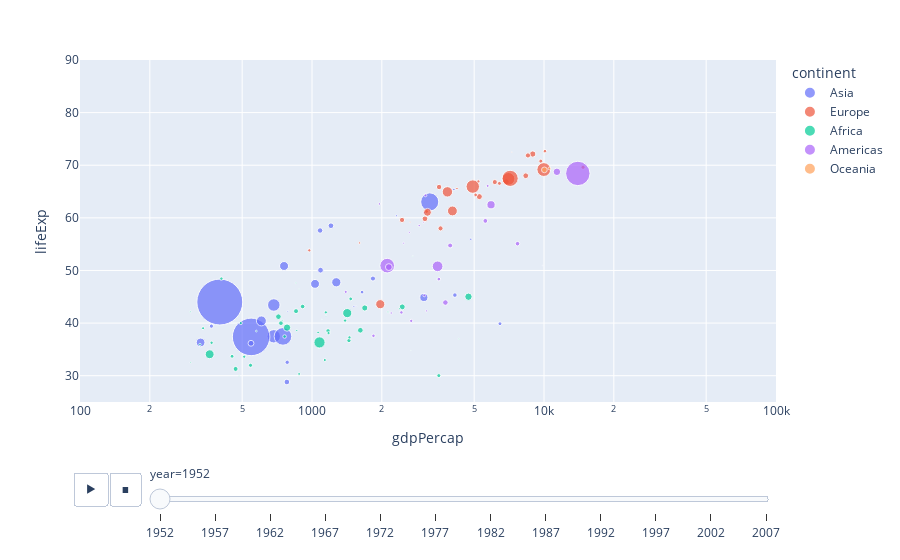

Notebook source saved alongside this figure:
### Code cell
#Contruindo um gráfico animado mostrando evolução de algumas métricas no tempo
px.scatter(df0, x="gdpPercap", y="lifeExp", animation_frame="year", animation_group="country",
           size="pop", color="continent", hover_name="country",
           log_x=True, size_max=50, range_x=[100,100000], range_y=[25,90])

### Figure 1 — Plotly figure (JSON) as saved in the notebook; plotly's stock layout.template omitted (floating-point values rounded to 4 significant figures)
{"data": [{"hovertemplate": "<b>%{hovertext}</b><br><br>continent=Asia<br>year=1952<br>gdpPercap=%{x}<br>lifeExp=%{y}<br>pop=%{marker.size}<extra></extra>", "hovertext": ["Afghanistan", "Bahrain", "Bangladesh", "Cambodia", "China", "Hong Kong, China", "India", "Indonesia", "Iran", "Iraq", "Israel", "Japan", "Jordan", "Korea, Dem. Rep.", "Korea, Rep.", "Kuwait", "Lebanon", "Malaysia", "Mongolia", "Myanmar", "Nepal", "Oman", "Pakistan", "Philippines", "Saudi Arabia", "Singapore", "Sri Lanka", "Syria", "Taiwan", "Thailand", "Vietnam", "West Bank and Gaza", "Yemen, Rep."], "ids": ["Afghanistan", "Bahrain", "Bangladesh", "Cambodia", "China", "Hong Kong, China", "India", "Indonesia", "Iran", "Iraq", "Israel", "Japan", "Jordan", "Korea, Dem. Rep.", "Korea, Rep.", "Kuwait", "Lebanon", "Malaysia", "Mongolia", "Myanmar", "Nepal", "Oman", "Pakistan", "Philippines", "Saudi Arabia", "Singapore", "Sri Lanka", "Syria", "Taiwan", "Thailand", "Vietnam", "West Bank and Gaza", "Yemen, Rep."], "legendgroup": "Asia", "marker": {"color": "#636efa", "size": [8425333, 120447, 46886859, 4693836, 556263527, 2125900, 372000000, 82052000, 17272000, 5441766, 1620914, 86459025, 607914, 8865488, 20947571, 160000, 1439529, 6748378, 800663, 20092996, 9182536, 507833, 41346560, 22438691, 4005677, 1127000, 7982342, 3661549, 8550362, 21289402, 26246839, 1030585, 4963829], "sizemode": "area", "sizeref": 527500.0, "symbol": "circle"}, "mode": "markers", "name": "Asia", "orientation": "v", "showlegend": true, "type": "scatter", "x": [779.4, 9867.0, 684.2, 368.5, 400.4, 3054.0, 546.6, 749.7, 3035.0, 4130.0, 4087.0, 3217.0, 1547.0, 1088.0, 1031.0, 108400.0, 4835.0, 1831.0, 786.6, 331, 545.9, 1828.0, 684.6, 1273.0, 6460.0, 2315.0, 1084.0, 1643.0, 1207.0, 757.8, 605.1, 1516.0, 781.7], "xaxis": "x", "y": [28.8, 50.94, 37.48, 39.42, 44, 60.96, 37.37, 37.47, 44.87, 45.32, 65.39, 63.03, 43.16, 50.06, 47.45, 55.56, 55.93, 48.46, 42.24, 36.32, 36.16, 37.58, 43.44, 47.75, 39.88, 60.4, 57.59, 45.88, 58.5, 50.85, 40.41, 43.16, 32.55], "yaxis": "y"}, {"hovertemplate": "<b>%{hovertext}</b><br><br>continent=Europe<br>year=1952<br>gdpPercap=%{x}<br>lifeExp=%{y}<br>pop=%{marker.size}<extra></extra>", "hovertext": ["Albania", "Austria", "Belgium", "Bosnia and Herzegovina", "Bulgaria", "Croatia", "Czech Republic", "Denmark", "Finland", "France", "Germany", "Greece", "Hungary", "Iceland", "Ireland", "Italy", "Montenegro", "Netherlands", "Norway", "Poland", "Portugal", "Romania", "Serbia", "Slovak Republic", "Slovenia", "Spain", "Sweden", "Switzerland", "Turkey", "United Kingdom"], "ids": ["Albania", "Austria", "Belgium", "Bosnia and Herzegovina", "Bulgaria", "Croatia", "Czech Republic", "Denmark", "Finland", "France", "Germany", "Greece", "Hungary", "Iceland", "Ireland", "Italy", "Montenegro", "Netherlands", "Norway", "Poland", "Portugal", "Romania", "Serbia", "Slovak Republic", "Slovenia", "Spain", "Sweden", "Switzerland", "Turkey", "United Kingdom"], "legendgroup": "Europe", "marker": {"color": "#EF553B", "size": [1282697, 6927772, 8730405, 2791000, 7274900, 3882229, 9125183, 4334000, 4090500, 42459667, 69145952, 7733250, 9504000, 147962, 2952156, 47666000, 413834, 10381988, 3327728, 25730551, 8526050, 16630000, 6860147, 3558137, 1489518, 28549870, 7124673, 4815000, 22235677, 50430000], "sizemode": "area", "sizeref": 527500.0, "symbol": "circle"}, "mode": "markers", "name": "Europe", "orientation": "v", "showlegend": true, "type": "scatter", "x": [1601.0, 6137.0, 8343.0, 973.5, 2444.0, 3119.0, 6876.0, 9692.0, 6425.0, 7030.0, 7144.0, 3531.0, 5264.0, 7268.0, 5210.0, 4931.0, 2648.0, 8942.0, 10100.0, 4029.0, 3068.0, 3145.0, 3581.0, 5075.0, 4215.0, 3834.0, 8528.0, 14730.0, 1969.0, 9980.0], "xaxis": "x", "y": [55.23, 66.8, 68, 53.82, 59.6, 61.21, 66.87, 70.78, 66.55, 67.41, 67.5, 65.86, 64.03, 72.49, 66.91, 65.94, 59.16, 72.13, 72.67, 61.31, 59.82, 61.05, 58.0, 64.36, 65.57, 64.94, 71.86, 69.62, 43.59, 69.18], "yaxis": "y"}, {"hovertemplate": "<b>%{hovertext}</b><br><br>continent=Africa<br>year=1952<br>gdpPercap=%{x}<br>lifeExp=%{y}<br>pop=%{marker.size}<extra></extra>", "hovertext": ["Algeria", "Angola", "Benin", "Botswana", "Burkina Faso", "Burundi", "Cameroon", "Central African Republic", "Chad", "Comoros", "Congo, Dem. Rep.", "Congo, Rep.", "Cote d'Ivoire", "Djibouti", "Egypt", "Equatorial Guinea", "Eritrea", "Ethiopia", "Gabon", "Gambia", "Ghana", "Guinea", "Guinea-Bissau", "Kenya", "Lesotho", "Liberia", "Libya", "Madagascar", "Malawi", "Mali", "Mauritania", "Mauritius", "Morocco", "Mozambique", "Namibia", "Niger", "Nigeria", "Reunion", "Rwanda", "Sao Tome and Principe", "Senegal", "Sierra Leone", "Somalia", "South Africa", "Sudan", "Swaziland", "Tanzania", "Togo", "Tunisia", "Uganda", "Zambia", "Zimbabwe"], "ids": ["Algeria", "Angola", "Benin", "Botswana", "Burkina Faso", "Burundi", "Cameroon", "Central African Republic", "Chad", "Comoros", "Congo, Dem. Rep.", "Congo, Rep.", "Cote d'Ivoire", "Djibouti", "Egypt", "Equatorial Guinea", "Eritrea", "Ethiopia", "Gabon", "Gambia", "Ghana", "Guinea", "Guinea-Bissau", "Kenya", "Lesotho", "Liberia", "Libya", "Madagascar", "Malawi", "Mali", "Mauritania", "Mauritius", "Morocco", "Mozambique", "Namibia", "Niger", "Nigeria", "Reunion", "Rwanda", "Sao Tome and Principe", "Senegal", "Sierra Leone", "Somalia", "South Africa", "Sudan", "Swaziland", "Tanzania", "Togo", "Tunisia", "Uganda", "Zambia", "Zimbabwe"], "legendgroup": "Africa", "marker": {"color": "#00cc96", "size": [9279525, 4232095, 1738315, 442308, 4469979, 2445618, 5009067, 1291695, 2682462, 153936, 14100005, 854885, 2977019, 63149, 22223309, 216964, 1438760, 20860941, 420702, 284320, 5581001, 2664249, 580653, 6464046, 748747, 863308, 1019729, 4762912, 2917802, 3838168, 1022556, 516556, 9939217, 6446316, 485831, 3379468, 33119096, 257700, 2534927, 60011, 2755589, 2143249, 2526994, 14264935, 8504667, 290243, 8322925, 1219113, 3647735, 5824797, 2672000, 3080907], "sizemode": "area", "sizeref": 527500.0, "symbol": "circle"}, "mode": "markers", "name": "Africa", "orientation": "v", "showlegend": true, "type": "scatter", "x": [2449.0, 3521.0, 1063.0, 851.2, 543.3, 339.3, 1173.0, 1071.0, 1179.0, 1103.0, 780.5, 2126.0, 1389.0, 2670.0, 1419.0, 375.6, 328.9, 362.1, 4293.0, 485.2, 911.3, 510.2, 299.9, 853.5, 298.8, 575.6, 2388.0, 1443.0, 369.2, 452.3, 743.1, 1968.0, 1688.0, 468.5, 2424.0, 761.9, 1077.0, 2719.0, 493.3, 879.6, 1450.0, 879.8, 1136.0, 4725.0, 1616.0, 1148.0, 716.7, 859.8, 1468.0, 734.8, 1147.0, 406.9], "xaxis": "x", "y": [43.08, 30.02, 38.22, 47.62, 31.98, 39.03, 38.52, 35.46, 38.09, 40.72, 39.14, 42.11, 40.48, 34.81, 41.89, 34.48, 35.93, 34.08, 37.0, 30, 43.15, 33.61, 32.5, 42.27, 42.14, 38.48, 42.72, 36.68, 36.26, 33.69, 40.54, 50.99, 42.87, 31.29, 41.73, 37.44, 36.32, 52.72, 40, 46.47, 37.28, 30.33, 32.98, 45.01, 38.63, 41.41, 41.22, 38.6, 44.6, 39.98, 42.04, 48.45], "yaxis": "y"}, {"hovertemplate": "<b>%{hovertext}</b><br><br>continent=Americas<br>year=1952<br>gdpPercap=%{x}<br>lifeExp=%{y}<br>pop=%{marker.size}<extra></extra>", "hovertext": ["Argentina", "Bolivia", "Brazil", "Canada", "Chile", "Colombia", "Costa Rica", "Cuba", "Dominican Republic", "Ecuador", "El Salvador", "Guatemala", "Haiti", "Honduras", "Jamaica", "Mexico", "Nicaragua", "Panama", "Paraguay", "Peru", "Puerto Rico", "Trinidad and Tobago", "United States", "Uruguay", "Venezuela"], "ids": ["Argentina", "Bolivia", "Brazil", "Canada", "Chile", "Colombia", "Costa Rica", "Cuba", "Dominican Republic", "Ecuador", "El Salvador", "Guatemala", "Haiti", "Honduras", "Jamaica", "Mexico", "Nicaragua", "Panama", "Paraguay", "Peru", "Puerto Rico", "Trinidad and Tobago", "United States", "Uruguay", "Venezuela"], "legendgroup": "Americas", "marker": {"color": "#ab63fa", "size": [17876956, 2883315, 56602560, 14785584, 6377619, 12350771, 926317, 6007797, 2491346, 3548753, 2042865, 3146381, 3201488, 1517453, 1426095, 30144317, 1165790, 940080, 1555876, 8025700, 2227000, 662850, 157553000, 2252965, 5439568], "sizemode": "area", "sizeref": 527500.0, "symbol": "circle"}, "mode": "markers", "name": "Americas", "orientation": "v", "showlegend": true, "type": "scatter", "x": [5911.0, 2677.0, 2109.0, 11370.0, 3940.0, 2144.0, 2627.0, 5587.0, 1398.0, 3522.0, 3048.0, 2428.0, 1840.0, 2195.0, 2899.0, 3478.0, 3112.0, 2480.0, 1952.0, 3759.0, 3082.0, 3023.0, 13990.0, 5717.0, 7690.0], "xaxis": "x", "y": [62.48, 40.41, 50.92, 68.75, 54.74, 50.64, 57.21, 59.42, 45.93, 48.36, 45.26, 42.02, 37.58, 41.91, 58.53, 50.79, 42.31, 55.19, 62.65, 43.9, 64.28, 59.1, 68.44, 66.07, 55.09], "yaxis": "y"}, {"hovertemplate": "<b>%{hovertext}</b><br><br>continent=Oceania<br>year=1952<br>gdpPercap=%{x}<br>lifeExp=%{y}<br>pop=%{marker.size}<extra></extra>", "hovertext": ["Australia", "New Zealand"], "ids": ["Australia", "New Zealand"], "legendgroup": "Oceania", "marker": {"color": "#FFA15A", "size": [8691212, 1994794], "sizemode": "area", "sizeref": 527500.0, "symbol": "circle"}, "mode": "markers", "name": "Oceania", "orientation": "v", "showlegend": true, "type": "scatter", "x": [10040.0, 10560.0], "xaxis": "x", "y": [69.12, 69.39], "yaxis": "y"}], "layout": {"legend": {"itemsizing": "constant", "title": {"text": "continent"}, "tracegroupgap": 0}, "margin": {"t": 60}, "sliders": [{"active": 0, "currentvalue": {"prefix": "year="}, "len": 0.9, "pad": {"b": 10, "t": 60}, "steps": [{"args": [["1952"], {"frame": {"duration": 0, "redraw": false}, "fromcurrent": true, "mode": "immediate", "transition": {"duration": 0, "easing": "linear"}}], "label": "1952", "method": "animate"}, {"args": [["1957"], {"frame": {"duration": 0, "redraw": false}, "fromcurrent": true, "mode": "immediate", "transition": {"duration": 0, "easing": "linear"}}], "label": "1957", "method": "animate"}, {"args": [["1962"], {"frame": {"duration": 0, "redraw": false}, "fromcurrent": true, "mode": "immediate", "transition": {"duration": 0, "easing": "linear"}}], "label": "1962", "method": "animate"}, {"args": [["1967"], {"frame": {"duration": 0, "redraw": false}, "fromcurrent": true, "mode": "immediate", "transition": {"duration": 0, "easing": "linear"}}], "label": "1967", "method": "animate"}, {"args": [["1972"], {"frame": {"duration": 0, "redraw": false}, "fromcurrent": true, "mode": "immediate", "transition": {"duration": 0, "easing": "linear"}}], "label": "1972", "method": "animate"}, {"args": [["1977"], {"frame": {"duration": 0, "redraw": false}, "fromcurrent": true, "mode": "immediate", "transition": {"duration": 0, "easing": "linear"}}], "label": "1977", "method": "animate"}, {"args": [["1982"], {"frame": {"duration": 0, "redraw": false}, "fromcurrent": true, "mode": "immediate", "transition": {"duration": 0, "easing": "linear"}}], "label": "1982", "method": "animate"}, {"args": [["1987"], {"frame": {"duration": 0, "redraw": false}, "fromcurrent": true, "mode": "immediate", "transition": {"duration": 0, "easing": "linear"}}], "label": "1987", "method": "animate"}, {"args": [["1992"], {"frame": {"duration": 0, "redraw": false}, "fromcurrent": true, "mode": "immediate", "transition": {"duration": 0, "easing": "linear"}}], "label": "1992", "method": "animate"}, {"args": [["1997"], {"frame": {"duration": 0, "redraw": false}, "fromcurrent": true, "mode": "immediate", "transition": {"duration": 0, "easing": "linear"}}], "label": "1997", "method": "animate"}, {"args": [["2002"], {"frame": {"duration": 0, "redraw": false}, "fromcurrent": true, "mode": "immediate", "transition": {"duration": 0, "easing": "linear"}}], "label": "2002", "method": "animate"}, {"args": [["2007"], {"frame": {"duration": 0, "redraw": false}, "fromcurrent": true, "mode": "immediate", "transition": {"duration": 0, "easing": "linear"}}], "label": "2007", "method": "animate"}], "x": 0.1, "xanchor": "left", "y": 0, "yanchor": "top"}], "updatemenus": [{"buttons": [{"args": [null, {"frame": {"duration": 500, "redraw": false}, "fromcurrent": true, "mode": "immediate", "transition": {"duration": 500, "easing": "linear"}}], "label": "&#9654;", "method": "animate"}, {"args": [[null], {"frame": {"duration": 0, "redraw": false}, "fromcurrent": true, "mode": "immediate", "transition": {"duration": 0, "easing": "linear"}}], "label": "&#9724;", "method": "animate"}], "direction": "left", "pad": {"r": 10, "t": 70}, "showactive": false, "type": "buttons", "x": 0.1, "xanchor": "right", "y": 0, "yanchor": "top"}], "xaxis": {"anchor": "y", "domain": [0, 1], "range": [2, 5], "title": {"text": "gdpPercap"}, "type": "log"}, "yaxis": {"anchor": "x", "domain": [0, 1], "range": [25, 90], "title": {"text": "lifeExp"}}}}
